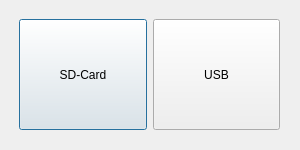
<?xml version="1.0" encoding="UTF-8"?>
<ui version="4.0">
 <class>DeviceDialog</class>
 <widget class="QDialog" name="DeviceDialog">
  <property name="geometry">
   <rect>
    <x>0</x>
    <y>0</y>
    <width>300</width>
    <height>150</height>
   </rect>
  </property>
  <property name="windowTitle">
   <string>Choose Device</string>
  </property>
  <widget class="QWidget" name="horizontalLayoutWidget">
   <property name="geometry">
    <rect>
     <x>19</x>
     <y>19</y>
     <width>261</width>
     <height>111</height>
    </rect>
   </property>
   <layout class="QHBoxLayout" name="horizontalLayout">
    <item>
     <widget class="QPushButton" name="deviceDialogSDCardBtn">
      <property name="sizePolicy">
       <sizepolicy hsizetype="Minimum" vsizetype="Expanding">
        <horstretch>0</horstretch>
        <verstretch>0</verstretch>
       </sizepolicy>
      </property>
      <property name="text">
       <string>SD-Card</string>
      </property>
     </widget>
    </item>
    <item>
     <widget class="QPushButton" name="deviceDialogUSBBtn">
      <property name="sizePolicy">
       <sizepolicy hsizetype="Minimum" vsizetype="Expanding">
        <horstretch>0</horstretch>
        <verstretch>0</verstretch>
       </sizepolicy>
      </property>
      <property name="text">
       <string>USB</string>
      </property>
     </widget>
    </item>
   </layout>
  </widget>
 </widget>
 <resources/>
 <connections/>
</ui>
